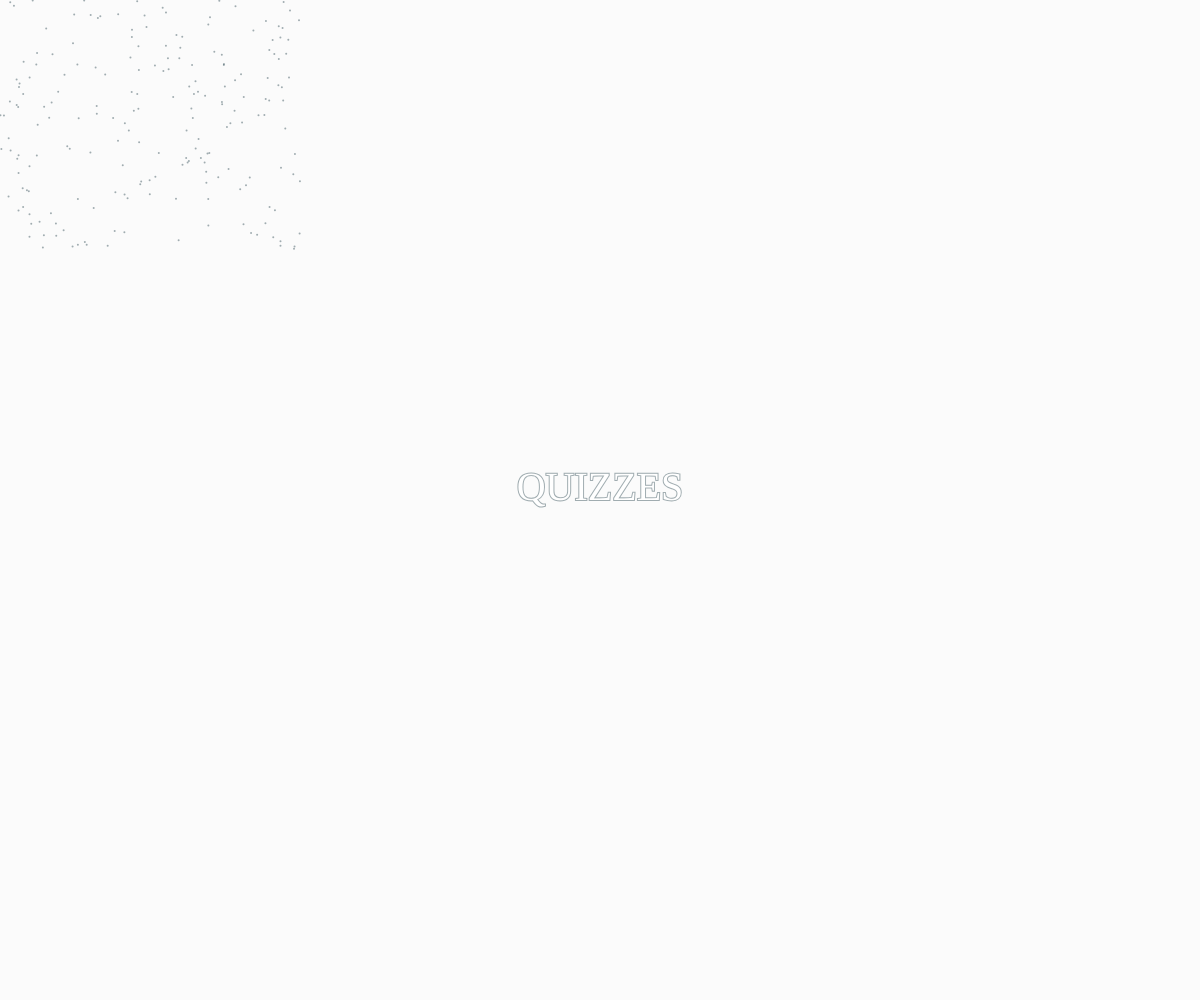
Frame 1 (no input)
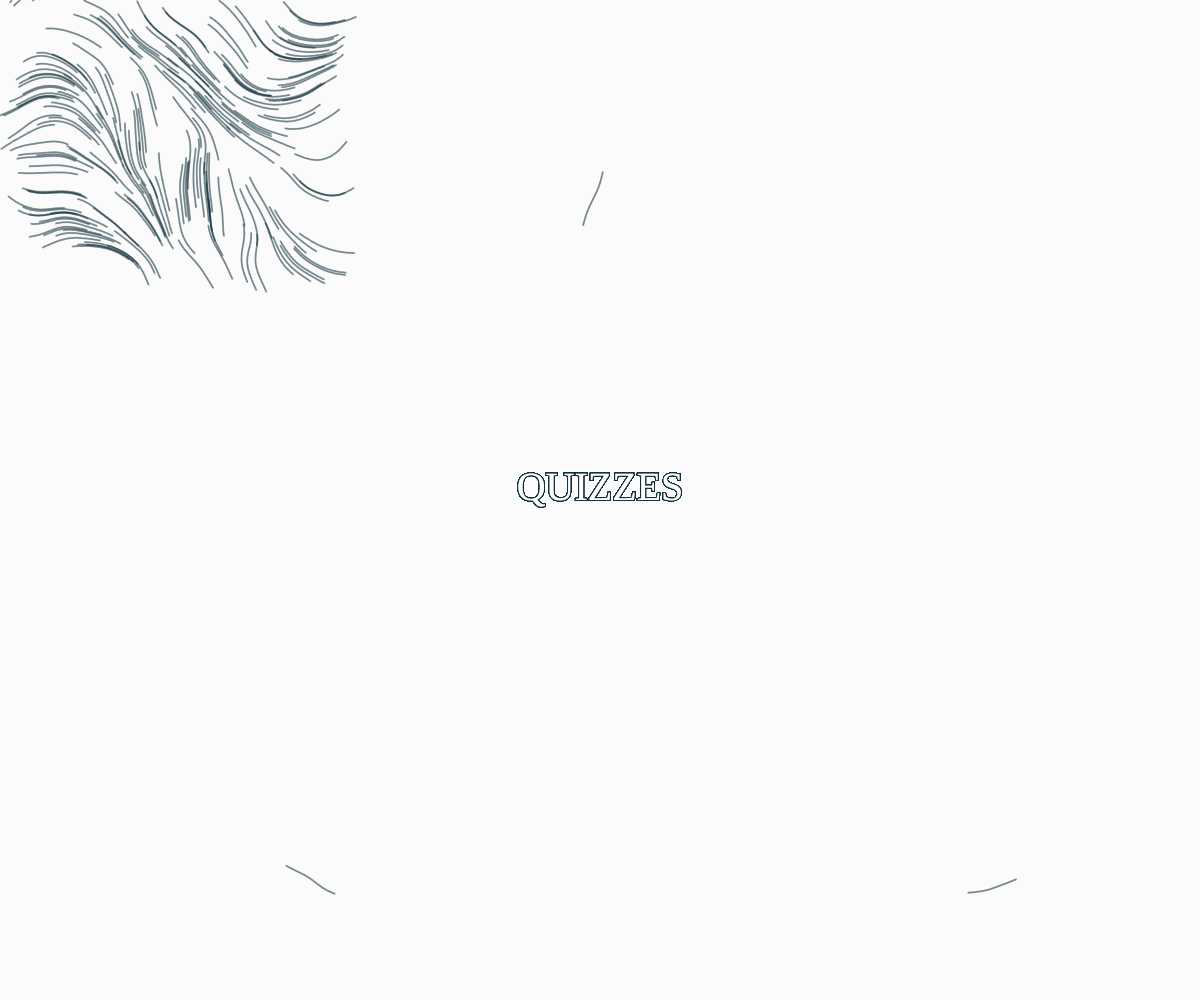
Frame 60 (no input)
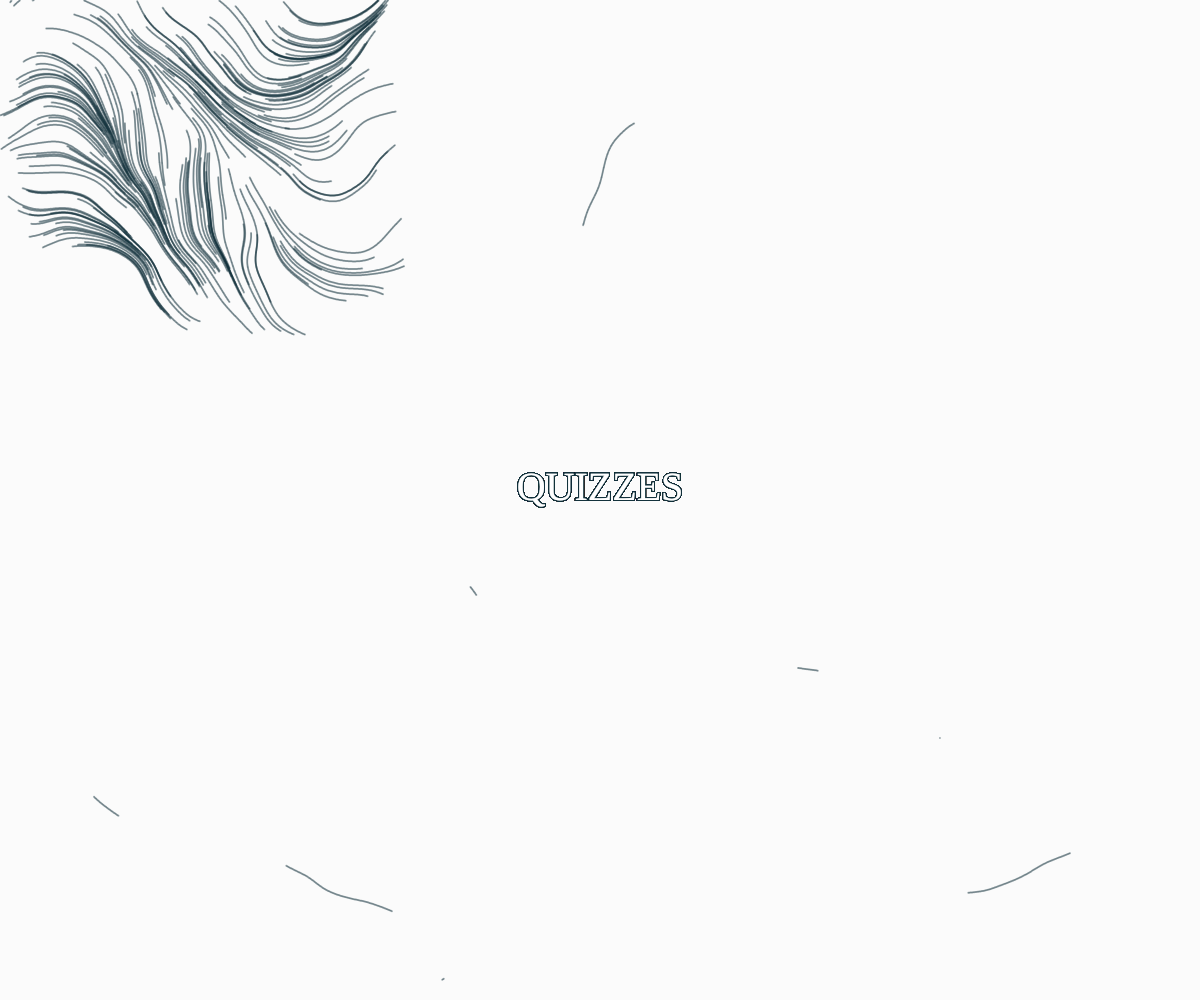
Frame 120 (the mouse pressed at the canvas centre since frame 60)

The p5.js sketch that drew these frames (run headless with seeded random() and noise() and a simulated clock; from frame 60 on, the mouse is pressed at the canvas centre):

// p5.js sketch
// ── sketch.js
let particles = [];
const num = 200;

const noiseScale = 0.01/2;

function setup() {
  createCanvas(windowWidth, windowHeight);
  for(let i = 0; i < num; i ++) {
    particles.push(createVector(random(width/4), random(height/4)));
  }
  background(50,5);
  strokeWeight(2);
  stroke(20,50,61,100);
}

function draw() {
    textFont('bebas');
  fill(255);
  textSize(40);
  textAlign(CENTER);
  text("QUIZZES",width/2,height/2);
 //background(50,5);
  for(let i = 0; i < num; i ++) {
    let p = particles[i];
    
    //position
    point(p.x, p.y);
    let n = noise(p.x * noiseScale, p.y * noiseScale, frameCount * noiseScale * noiseScale);
    let a = TAU * n;
    p.x -= cos(a);
    p.y += sin(a);
    if(!onScreen(p)) {
      
      
      p.x = random(width);
      p.y = random(height);
      noStroke();
    textSize(40);
  text("QUIZZES",width/2,height/2);
      strokeWeight(2);
      stroke(20,50,61,100);
    }
  }
}

function mouseReleased() {
  noiseSeed(millis());
}

function onScreen(v) {
  return v.x >= 0 && v.x <= width && v.y >= 0 && v.y <= height;
}

//reference: https://editor.p5js.org/pk2785/sketches/SUdcAxAIE
